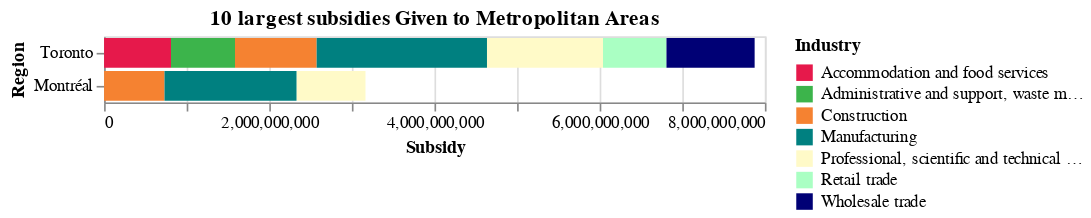

Write notebook code for a chart like this one.
### Code cell
temp = cews.query("GeographicClassification == 'URBAN' and GeoAggregation == 'CMA/CA' and IndustryAggregation == 'Level 1'").\
    groupby(["Region", "Industry"]).sum().sort_values("BusinessLocations").sort_values("Subsidy").tail(10).reset_index()
inds = list(np.unique(temp["Industry"]))

alt.Chart(temp, title = "10 largest subsidies Given to Metropolitan Areas").mark_bar().encode(
    x = alt.X("Subsidy"),
    y = alt.Y("Region", sort = "-x"),
    color = alt.Color("Industry", scale = alt.Scale(domain = inds, range = getIndCols(inds)))
)

### Figure 1 — Vega-Lite specification as saved in the notebook (floating-point values rounded to 4 significant figures)
{"config": {"view": {"continuousWidth": 400, "continuousHeight": 300}}, "data": {"name": "data-2a7d8a5876268c164e9802b407a44c10"}, "mark": "bar", "encoding": {"color": {"type": "nominal", "field": "Industry", "scale": {"domain": ["Accommodation and food services", "Administrative and support, waste management and remediation services", "Construction", "Manufacturing", "Professional, scientific and technical services", "Retail trade", "Wholesale trade"], "range": ["#e6194b", "#3cb44b", "#f58231", "#008080", "#fffac8", "#aaffc3", "#000075"]}}, "x": {"type": "quantitative", "field": "Subsidy"}, "y": {"type": "nominal", "field": "Region", "sort": "-x"}}, "title": "10 largest subsidies Given to Metropolitan Areas", "$schema": "https://vega.github.io/schema/vega-lite/v4.8.1.json", "datasets": {"data-2a7d8a5876268c164e9802b407a44c10": [{"Region": "Montréal", "Industry": "Construction", "BusinessLocations": 26750.0, "Subsidy": 731400000.0, "SupportedEmployees": 345200.0, "RehiredEmployees": 2605.0, "ProvinceCode": 192.0, "TotalEmployees": 816300.0}, {"Region": "Toronto", "Industry": "Retail trade", "BusinessLocations": 47460.0, "Subsidy": 768600000.0, "SupportedEmployees": 513400.0, "RehiredEmployees": 5555.0, "ProvinceCode": 280.0, "TotalEmployees": 2541000.0}, {"Region": "Toronto", "Industry": "Administrative and support, waste management and remediation services", "BusinessLocations": 20980.0, "Subsidy": 774900000.0, "SupportedEmployees": 495700.0, "RehiredEmployees": 1790.0, "ProvinceCode": 280.0, "TotalEmployees": 1181000.0}, {"Region": "Toronto", "Industry": "Accommodation and food services", "BusinessLocations": 49600.0, "Subsidy": 810100000.0, "SupportedEmployees": 722500.0, "RehiredEmployees": 11160.0, "ProvinceCode": 280.0, "TotalEmployees": 1514000.0}, {"Region": "Montréal", "Industry": "Professional, scientific and technical services", "BusinessLocations": 33620.0, "Subsidy": 835200000.0, "SupportedEmployees": 356900.0, "RehiredEmployees": 1930.0, "ProvinceCode": 192.0, "TotalEmployees": 1453000.0}, {"Region": "Toronto", "Industry": "Construction", "BusinessLocations": 29580.0, "Subsidy": 988700000.0, "SupportedEmployees": 422400.0, "RehiredEmployees": 2685.0, "ProvinceCode": 280.0, "TotalEmployees": 1433000.0}, {"Region": "Toronto", "Industry": "Wholesale trade", "BusinessLocations": 29240.0, "Subsidy": 1067000000.0, "SupportedEmployees": 518300.0, "RehiredEmployees": 2365.0, "ProvinceCode": 280.0, "TotalEmployees": 1101000.0}, {"Region": "Toronto", "Industry": "Professional, scientific and technical services", "BusinessLocations": 59380.0, "Subsidy": 1405000000.0, "SupportedEmployees": 599900.0, "RehiredEmployees": 3085.0, "ProvinceCode": 280.0, "TotalEmployees": 2593000.0}, {"Region": "Montréal", "Industry": "Manufacturing", "BusinessLocations": 18800.0, "Subsidy": 1598000000.0, "SupportedEmployees": 710800.0, "RehiredEmployees": 2020.0, "ProvinceCode": 192.0, "TotalEmployees": 1626000.0}, {"Region": "Toronto", "Industry": "Manufacturing", "BusinessLocations": 27960.0, "Subsidy": 2062000000.0, "SupportedEmployees": 963900.0, "RehiredEmployees": 2990.0, "ProvinceCode": 280.0, "TotalEmployees": 2182000.0}]}}
